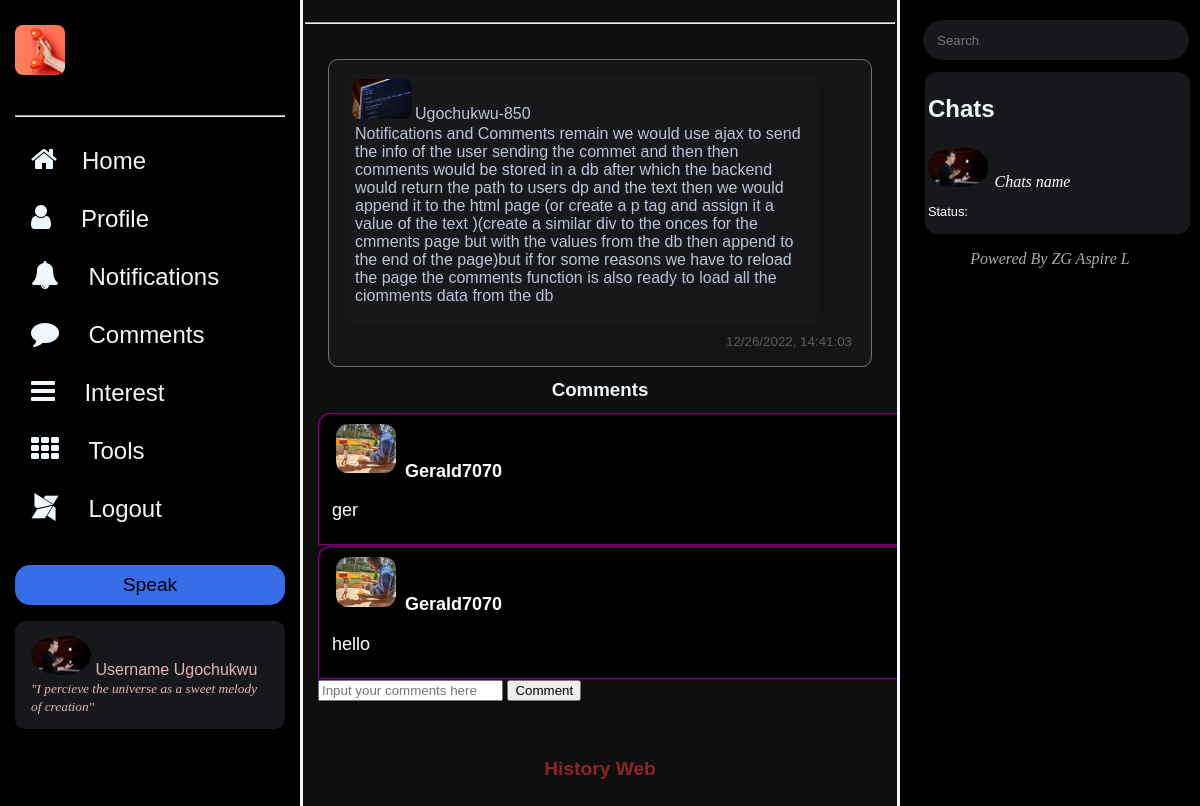
The page /comments/10 (signed in) on the database its author committed.
### tables this page shows
CREATE TABLE posts(user_id INTEGER , post TEXT, image_path TEXT ,time TEXT,  post_id INTEGER PRIMARY KEY AUTOINCREMENT, FOREIGN KEY(user_id) REFERENCES users(id));

CREATE TABLE users(id INTEGER PRIMARY KEY AUTOINCREMENT , name TEXT, username TEXT,nickname TEXT,  hash TEXT, quote TEXT, email TEXT, coverphoto_path TEXT, dp_path TEXT);

CREATE TABLE comments(post_id INTEGER, comment_id INTEGER PRIMARY KEY AUTOINCREMENT, commentors_user_id INTEGER, comment TEXT);

### app.py (the view, shortened to what this page needs)
@app.route("/comments/<post_id>", methods=["GET", "POST"])
@login_required
def comments(post_id):
   data = db.execute("SELECT * FROM posts WHERE post_id = ?", post_id)
   users_id = data[0]["user_id"]
   user_info = db.execute("SELECT * FROM users WHERE id = ?", users_id)
   for value in data:
       value["username"] = user_info[0]["username"]
       value["dp_path"] = user_info[0]["dp_path"]
   comments_user_info =  db.execute("SELECT * FROM users JOIN comments ON comments.commentors_user_id = users.id AND comments.post_id = ?  ORDER BY comments.comment_id DESC", post_id)
   print(comments_user_info)
   print(data[0]["post_id"])
   return render_template("comments.html", data=data, comments=comments_user_info, post_id=data[0]["post_id"])

### app.py (called while the page is built)
@app.after_request
def after_request(response):
    response.headers["Cache-Control"] = "no-cache, no-store, must-revalidate"
    response.headers["Expires"] = 0
    response.headers["Pragma"] = "no-cache"
    return response

### helpers.py (called while the page is built)
def login_required(f):
    @wraps(f)
    def decorated_function(*args, **kwargs):
        if session.get("user_id") is None:
            return redirect("/login")
        return f(*args, **kwargs)
    return decorated_function

### templates/comments.html (shortened to what this page needs)
<!DOCTYPE html>
<html lang="en">
<head>
    <link rel="stylesheet" href="/static/comments.css">
    <link rel="stylesheet" href="https://cdnjs.cloudflare.com/ajax/libs/font-awesome/4.7.0/css/font-awesome.min.css">
</head>
<body>
    <div class="rows">
        <div class="col1">
            <p id="logo"><img src="/static/Note.png" alt="History" style="width: 50px;"></p>
            <hr>
            <ul>
                <li><span><i class="fa fa-home" style="font-size:28px" ;></i></span><a href="/">Home</a></li>
                <li><span><i class="fa fa-user" style="font-size:28px" ;></i></span><a href="/profile"
                        style="margin-left: 30px;">Profile</a></li>
                <li><span><i class="fa fa-bell" style="font-size:28px" ;></i></span> <a
                        href="/notifications">Notifications</a></li>
                <li><span><i class="fa fa-comment " style="font-size:28px;" ></i></span> <a href="#">Comments</a></li>
                <li><span><i class="fa fa-bars" style="font-size:28px" ;></i></span> <a href="/interest">Interest</a>
                </li>
                <li><span><i class="fa fa-th" style="font-size:28px" ;></i></span> <a href="#">Tools</a></li>
                <li><span><i class="fa fa-modx" style="font-size:28px" ;></i></span> <a href="/logout">Logout</a></li>
                <a href="/" style="font-weight:bolder"> <button>Speak</button></a>
            </ul>
            <div id="profile">
                <span id="dp"><a href="#"><img src="/static/cs503.jpg" alt="DP"></a></span>
                <span id="username">Username Ugochukwu </span>
                <br>
                <span id="user-link">"I percieve the universe as a sweet melody of creation"</span>
            </div>
        </div>
        <div class="col2">
            <hr id="card-line">
            {% if data %}
            {% for value in data %}
            {% if value.image_path %}
            <section id="Posts-cards">
                <div class="post-card-name">
                    <span id="dp"><img src="{{value.dp_path}}" alt="DP"><span
                            id="username-post">{{value.username}}</span></span>
                    <p id="post-text">{{value.post}}</p>
                </div>
                <img src="{{value.image_path}}" alt="post-image" id="post-image">
                <p id="time-stamp">{{value.time}}</p>
            </section>
            {% else %}
            <section id="Posts-cards">
                <div class="post-card-name">
                    <span id="dp"><img src="{{value.dp_path}}" alt="DP"><span
                            id="username-post">{{value.username}}</span></span>
                    <p id="post-text">{{value.post}}</p>
                </div>
                <p id="time-stamp">{{value.time}}</p>
            </section>
            {% endif %}
            {% endfor %}
            {% endif %}
            <h3 style="font-weight:bolder; text-align:center; margin:12px; ">Comments</h3>
            {% if comments%}
            {% for comment in comments %}
            <div class="comments">
                <img src="{{comment.dp_path}}" alt="posters dp">
                <strong>{{comment.username}}</strong>
                <br>
                <p>{{comment.comment}}</p>
            </div>
            {% endfor %}
            {%else%}
            <h4 style="text-align:center; color:aqua; font-weight:lighter; font-style:oblique; opacity:0.3;"> Are you the only one who
                knows about this fact !!!!!!! <br> Be the first to shed more light</h4>
            {% endif %}
            <form action="/comments/{{post_id}}" method="post">
                <input type="text" name="comment" placeholder="Input your comments here">
                <input type="submit" value="Comment">
            </form>
            <div class="footer">
                <a href="#">History Web</a>
            </div>
        </div>
        <div class="col3">
            <div id="chat-user">
                <form action="/chat_search" method="post">
                    <input type="text" name="search-chat" placeholder="Search" minlength="2">
                </form>
                <table>
                    <thead>
                        <th>
                            <h2> Chats</h2>
                        </th>
                    </thead>
                    <tr>
                        <td>
                            <a href="/messages">
                                <div class="chat">
                                    <img src="/static/cs503.jpg" alt="Chats_rec img" id="dp">
                                    <span>Chats name</span>
                                    <p style="font-size:.8rem;">Status:</p>
                                </div>
                            </a>
                        </td>
                    </tr>
                </table>
                <p
                    style="display:block; text-align:center; color:darkgray; font-family:'Times New Roman', Times, serif; font-style:italic">
                    Powered By ZG Aspire L
                </p>
            </div>
        </div>
</body>
</html>

### static/comments.css (style rules this page uses)
body { margin:0; background-color: black; color: aliceblue; font-family: 'Gill Sans', 'Gill Sans MT', Calibri, 'Trebuchet MS', sans-serif; }
#profile img { width: 60px; border-radius: 50%; }
#dp { width: 60px; height: auto; border-radius: 40%; }
.rows { height: 100vh; display: grid; grid-template-columns: 25% 50% 25%; grid-template-areas: "bowl content content2"; border-right: 2px #8e2525; }
.col1 { padding: 15px; border: 5px white; border-width: 4px; border-color: #e9b3b3; }
.col2 { padding: 15px; border-top-style: none; border-bottom-style: none; border-left-style: solid; border-right-style:solid ; font: bolder; overflow-x: hidden; background-color: rgb(15, 14, 14); }
.col3 { padding: 15px; overflow-x: scroll; }
.post-card-name { border: #16181C; border-radius: 12px; color: #b9c4dc; font-family: 'Franklin Gothic Medium', 'Arial Narrow', Arial, sans-serif; margin-bottom: 7px; background-color:rgba(28, 29, 31, 0.5); padding: 5px 7px; width: 90%; }
#Posts-cards { margin: 10px; padding: 14px 16px; margin-top: 40px; border: 1px solid #707070; border-radius: 10px; display: block; background-color:rgba(28, 29, 31, 0.5); color: rgb(95, 92, 87) }
#username-post { margin-left: 2px; padding: 1px; }
#user-link { font-stretch: expanded; font-family: 'Times New Roman', Times, serif; font-style: oblique; font: bolder; font-size: smaller; }
#dp { width: 60; height: auto; border-radius: 45%; }
#username { margin-top: -4px; }
#post-text { margin-top: 2px; margin-left: 3px; }
#time-stamp { padding: 1px; margin: 2px; font-size: smaller; text-align: end; }
.footer a { font-size: larger; font-weight: bold; text-decoration: none; color: #8e2525; lighting-color: #e9b3b3; }
.footer { margin: 7px; padding: 50px; text-align: center; }
ul { list-style-type: none; margin-left: -40px; }
#logo { margin-top: 10px; padding-bottom: 20px; }
li a { text-decoration: none; color: #f6f6f6; font-size: 1.5rem; margin-left: 25px; }
li { padding: 12px 16px; border-radius: 10px; margin-top: 4px; }
button { width: 100%; align-self: center; font-size: larger; margin-top: 30px; height: 40px; border: 2px #707070; border-radius: 15px; background-color: rgba(60, 120, 1800, .9); }
#profile { margin-top: auto; padding: 14px 16px; background-color: #16181C; border-radius: 10px; border-color: #707070; color: #e9b3b3; width: auto; height: auto; box-shadow: 2px blue; }
#card-line { margin-left:-13px; margin-right:-13px; margin-top: 7px; margin-bottom: -5px; height: .01px; }
a { cursor: pointer; color: white; text-decoration: none; }
#chat-user span { font:bolder; font-style: oblique; font-family: 'Times New Roman', Times, serif; margin-left: 2px; }
#chat-user input[type=text] { border: #16181C; border-radius: 40px; height: 40px; margin-top: 5px; width: 88%; padding: 0px 14px; margin-left: 8px; margin-bottom: -8px; background-color: #16181C; }
table { background-color: #16181C;; border: rgb(22, 24, 28); border-radius: 12px; width: 98%; margin-top: 20px; margin-bottom: 10px; margin-left: 10px; margin-right: -20px; max-height: 50%; }
th { font-family: Arial, Helvetica, sans-serif; text-align: start; border-bottom: 2px; }
tr { overflow-wrap: break-word; margin-bottom: 2px; margin-left: 14px; padding: 14px 24px; }
img { width: 60px; border: #16181C; border-radius: 8px; }
.comments { border: 2px purple ridge; margin: 0; width: 100%; height: auto; background-color: black; color: white; font-size: large; font-family: 'Franklin Gothic Medium', 'Arial Narrow', Arial, sans-serif; padding: 5px 12px; border-top-left-radius: 12px; }
.comments img { border-radius: 12px; margin: 4px; }

### rows shown on the page
posts: dp_path (picture), username "Ugochukwu-850", post "Notifications and Comments remain we would use ajax to send the info of the user sending the commet and then then comments would be stored in a db after which the backend would return the path to users dp and the text then we would append it to the html page (or create a p tag and assign it a value of the text )(create a similar div to the onces for the cmments page but with the values from the db then append to the end of the page)but if for some reasons we have to reload the page the comments function is also ready to load all the ciomments data from the db", time "12/26/2022, 14:41:03"
users: dp_path (picture), username "Gerald7070", comment "ger", comment "hello"
